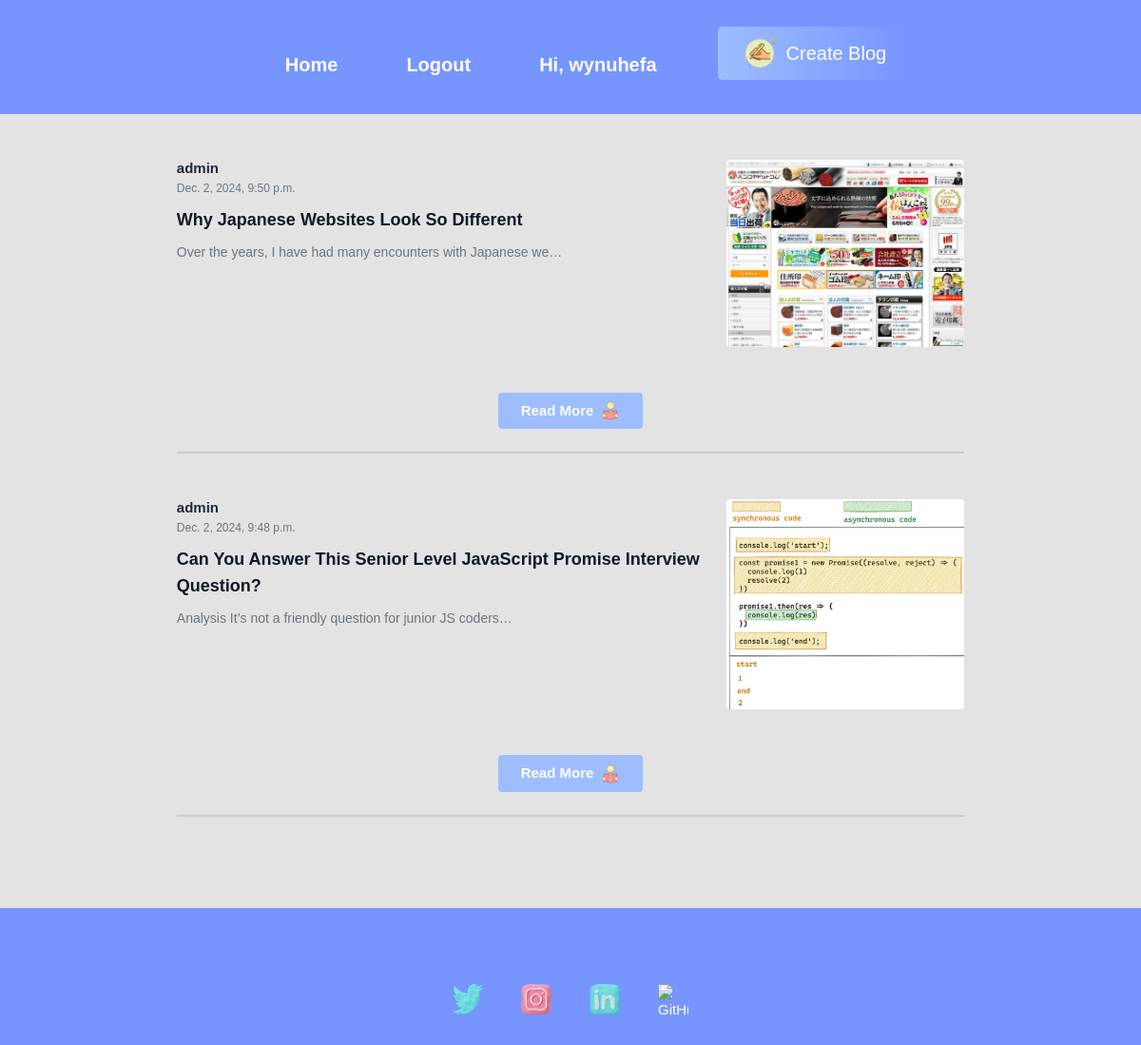
The app's page / (signed in) with its own data.
### userauth/models.py (models this page shows)
class User(AbstractUser):
    email = models.EmailField(unique=True)
    username = models.CharField(max_length=50, unique=True)
    bio = models.CharField(max_length=255)
    image=models.ImageField(upload_to='profile/')
    USERNAME_FIELD = "email"  # Login will be with email instead of username
    REQUIRED_FIELDS = ["username"]
    def __str__(self):
        return self.username

### medium/models.py (models this page shows, shortened)
class Post(models.Model):
    title = models.CharField(max_length=100, verbose_name="Post Title")
    image = models.ImageField(upload_to='post/', verbose_name="Post Image")
    content = models.TextField(verbose_name="Post Content")
    author = models.ForeignKey(settings.AUTH_USER_MODEL, on_delete=models.CASCADE, verbose_name="Author")
    date_posted = models.DateTimeField(auto_now_add=True, verbose_name="Date Posted")
    date_updated = models.DateTimeField(auto_now=True, verbose_name="Last Updated")
    class Meta:
        ordering = ('-date_posted',)
        verbose_name = "Blog Post"
        verbose_name_plural = "Blog Posts"

### medium/views.py (the view)
# urls.py: path('', views.index, name='index'),
def index(request):
    posts = Post.objects.all()
    if request.method == 'POST':
        form = PostForm(request.POST, request.FILES)
        if form.is_valid():
            form.save()
    else:
        form = PostForm()
    context = {
        'posts': posts,
        'form': form,
    }
    return render(request, 'blog/index.html', context)

### templates/blog/index.html
{% extends "partials/base.html" %}
{% load static %}
{% load static tailwind_tags %}
{% block content %}
{% tailwind_css %}
<div class="container my-5">
    <div class="flex justify-center">
        <div class="w-full md:w-10/12">
            {% for p in posts %}
            <div class="post-content mb-5">
                <div class="flex flex-col md:flex-row items-start justify-between">
                    <div class="w-full md:w-2/3 mb-4 md:mb-0">
                        <div class="flex items-center mb-2">
                            <div class="mr-4">
                                <h6 class="text-gray-800 font-semibold">{{ p.author.username }}</h6>
                                <small class="text-muted">{{ p.date_posted }}</small>
                            </div>
                        </div>
                        <a href="{% url 'medium:view' p.id %}" class="text-dark text-decoration-none">
                            <h4 class="post-title text-lg font-bold text-gray-900">{{ p.title }}</h4>
                        </a>
                        <p class="text-muted text-sm">{{ p.content|truncatechars:60 }}</p>
                    </div>
                    <div class="w-full md:w-1/3 flex justify-center md:justify-end">
                        {% if p.image %}
                        <img src="{{ p.image.url }}" alt="{{ p.title }}" class="img-fluid rounded" style="max-width: 250px;">
                        {% else %}
                        <img src="{% static 'images/default_image.jpg' %}" alt="Default Image" class="img-fluid rounded" style="max-width: 250px;">
                        {% endif %}
                    </div>
                </div>
                <div class="mt-4 text-center md:text-right">
                   <a href="{% url 'medium:view' p.id %}" class="inline-flex items-center bg-[#9DBDFF] hover:bg-gray-500 text-white font-bold py-2 px-4 rounded mt-4">
    Read More
    <img src="/media/read.png" alt="read more" class="w-5 h-5 ml-2">
</a>
                </div>
                <hr class="mt-4">
            </div>
            {% empty %}
            <p>No blog posts available.</p>
            {% endfor %}
        </div>
    </div>
</div>
{% endblock %}

### templates/partials/navbar.html
{% load static %}
{% load static tailwind_tags %}
<header class="header_area text-white py-4" style="background-color: #7695FF;">
  <div class="main_menu">
    <nav class="container mx-auto flex justify-center items-center">
      <ul class="flex justify-center space-x-10 mt-4">
        {% tailwind_css %}
        <li class="nav-item"><a class="nav-link hover:text-gray-200 font-bold h5" href="{% url 'medium:index' %}">Home</a></li>
        {% if user.is_authenticated %}
          <li class="nav-item"><a class="nav-link hover:text-gray-200 font-bold h5" href="{% url 'userauth:logout' %}">Logout</a></li>
          <li class="nav-item"><a class="nav-link hover:text-gray-200 font-bold h5" href="{% url 'userauth:profile' %}">Hi, {{ request.user }}</a></li>
        {% else %}
          <li class="nav-item"><a class="nav-link hover:text-gray-200 font-bold h5" href="{% url 'userauth:login' %}"><i class="fa fa-user"></i> Login</a></li>
          <li class="nav-item"><a class="nav-link hover:text-gray-200 font-bold h5" href="{% url 'userauth:register' %}">Register</a></li>
        {% endif %}
      </ul>
      {% if user.is_authenticated %}
      <div class="ml-5">
        <a href="{% url 'medium:create_blog' %}" class="flex items-center bg-gradient-to-r from-[#9DBDFF] to-grey text-white py-2 px-4 rounded-lg hover:bg-gradient-to-l transition duration-300 bold h5">
          <img src="/media/write.png" alt="Create Blog Icon" class="w-10 h-10 mr-2">
          Create Blog
        </a>
      </div>
      {% endif %}
    </nav>
  </div>
</header>

### static/css/index.css (style rules this page uses)
html { height:100%; margin: 0; display: flex; flex-direction: column; }
.img-fluid { border-radius: 8px; object-fit: cover; }
.post-title { font-size: 1.5rem; font-weight: bold; margin-bottom: 10px; }
* { margin: 0; padding: 0; }
body { background-color: white; }
hr { border: 1px solid #ccc; }
body { font-family: 'Poppins', sans-serif; font-weight: 300; font-size: 15px; line-height: 1.7; color: #322774; background-color: #e3e3e3; overflow-x: hidden; }
a { cursor: pointer; transition: all 200ms linear; }
p { font-weight: 500; font-size: 14px; line-height: 1.7; }
h4 { font-weight: 600; }
.post-content { max-width: 100%; word-wrap: break-word; overflow: hidden; text-overflow: ellipsis; }
.mb-4 { margin-bottom: 20px; }

### records on screen
User: user "wynuhefa"
Post: author.username "admin", date_posted "Dec. 2, 2024, 9:50 p.m.", title "Why Japanese Websites Look So Different", content "Over the years, I have had many encounters with Japanese we…", image (picture)
Post: author.username "admin", date_posted "Dec. 2, 2024, 9:48 p.m.", title "Can You Answer This Senior Level JavaScript Promise Interview Question?", content "Analysis It’s not a friendly question for junior JS coders…", image (picture)
